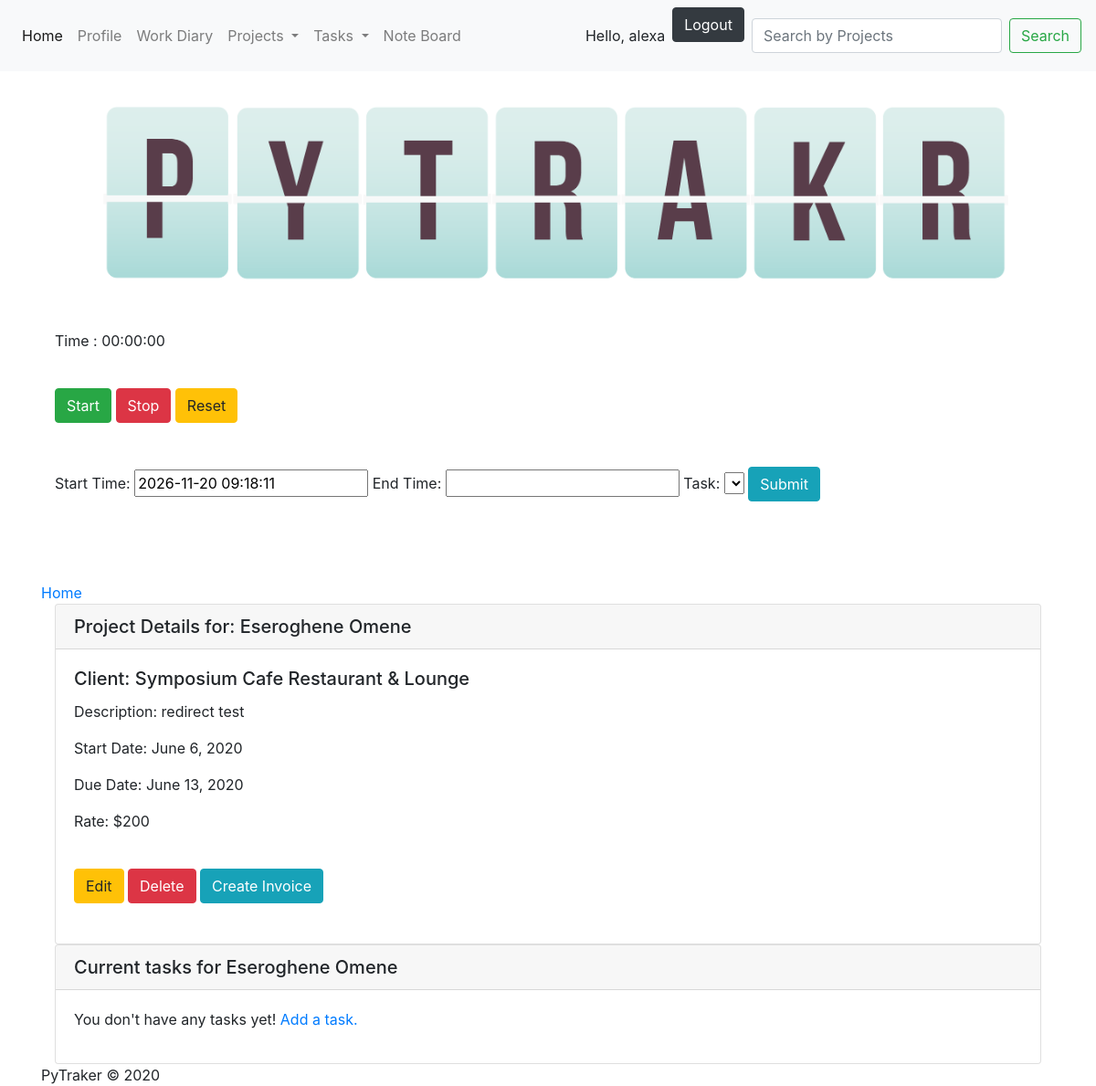
The app's page /PyTraker/details_project/8 (signed in), older data.
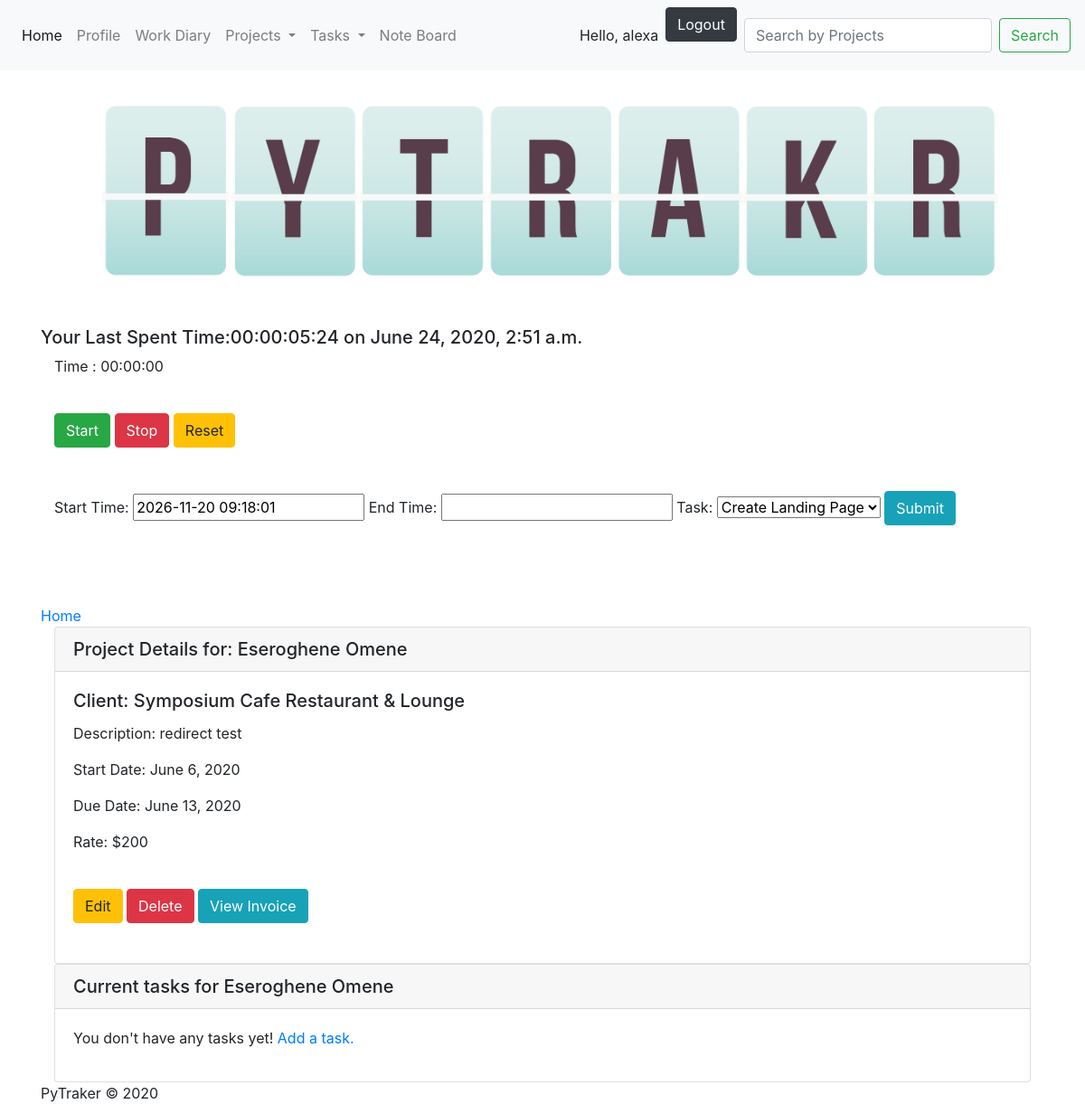
The same page, newer data.
### PyTraker/models.py (models this page shows)
class Timers(models.Model):
    startTime = models.DateTimeField()
    endTime = models.DateTimeField()
    totaltime = models.CharField(max_length=100,default="0")
    projectID = models.ForeignKey(Projects, on_delete=models.CASCADE,default='1')
    task = models.ForeignKey(Tasks, on_delete=models.CASCADE, default='4')

### PyTraker/views.py (the view, shortened to what this page needs)
# urls.py: path("PyTraker/details_project/<int:pk>", views.details_project, name="details_project"),
@login_required
def details_project(request, pk):
    project = get_object_or_404(Projects, pk=pk)
    date = datetime.now()
    timer = Timers.objects.filter(projectID=pk)
    task = Tasks.objects.filter(projectID=pk)
    tasks = Tasks.objects.filter(projectID_id=project.pk)
    try:
        invoice = Invoices.objects.get(projectID_id=pk)
    except Invoices.DoesNotExist:
        invoice = 'false'
    context = {
        'project':project,
        'time':defaultfilters.date(date, "h:i:s "),
        'stime':defaultfilters.date(date,'Y-m-d h:i:s'),
        'spentdate':defaultfilters.date(date,'Y-m-d'),
        'daylight':defaultfilters.date(date,''),
        'timer':timer,
        'task':task,
        'invoice':invoice
    }
    return render(request, 'PyTraker/details_project.html', context)

### PyTraker/models.py (called while the page is built)
    def __str__(self):
        return self.name

### PyTraker/templates/PyTraker/details_project.html (shortened to what this page needs)
{% extends "PyTraker/header.html" %}
{% block content %}
{% for time in timer %}
<h5>Your Last Spent Time:{{time.totaltime }} on {{ time.startTime }}</h5>
{% endfor %}
<div class="container">
    <section id="stopWatch"> <p id="timer"> Time : 00:00:00 </p>
        <button id="start" class="btn btn-success" onclick="start()"> Start </button>
        <button id="stop" class="btn btn-danger" onclick="stop()"> Stop </button>
        <button id="reset" class="btn btn-warning" onclick="reset()"> Reset </button>
    </section>
    <form method="post" action="">
        <label>Start Time:</label>
        <input type="text" value="{{ stime }}" id="stime" name="stime"/>
        <label>End Time:</label>
        <input type="text" value="" id="stoptime" name="stoptime" />
        <label>Task:</label>
        <select name="task">
            {% for t in task %}
            <option value="{{ t.id }}" name="task">{{ t.name }}</option>
            {% endfor %}
        </select>
        <input type="submit" value="Submit" class="btn btn-info" name="submit" />
    </form>
</div>
    <br><br>
        <a href="/PyTraker/index">Home</a>
<div class="container">
<div class="card">
  <h5 class="card-header">Project Details for: {{ project.name }}</h5>
  <div class="card-body">
    <h5 class="card-title">Client: {{ project.clientID }}</h5>
    <p class="card-text">Description: {{ project.description }}</p>
          <p class="card-text">Start Date: {{ project.startDate.date }}</p>
          <p class="card-text">Due Date: {{ project.dueDate.date }}</p>
          <p class="card-text">Rate: ${{ project.payRate }}</p>
    <a href="/PyTraker/edit_project/{{ project.id }}" class="btn btn-warning">Edit</a>
    <a href="/PyTraker/delete_project/{{ project.id }}"  class="btn btn-danger"  id ='{{project.id}}'>Delete</a>
      {% if invoice == 'false' %}
      <a href="/PyTraker/new_invoice/{{ project.id }}" class="btn btn-info">Create Invoice</a>
      {% else %}
      <a href="/PyTraker/invoice/{{ project.id }}" class="btn btn-info">View Invoice</a>
    {% endif %}
  </div>
</div>
    <div class="card">
        <h5 class="card-header">Current tasks for {{ project.name }}</h5>
        <div class="card-body">
        {% if tasks %}
            <div class="list-group list-group-flush">
        {% for tasks in tasks %}
        <p class="list-group-item list-group-item-action"><a href="/PyTraker/task_detail/{{ tasks.id }}" class="d-inline-flex p-2">{{ tasks.name }}</a>
            <span><a href="/PyTraker/change_status/{{ tasks.id }}" class="d-inline-flex p-2 btn btn-success btn-circle float-right">&check;</a></span></p>
        {% endfor %}
        </div>
        {% else %}
            <p>You don't have any tasks yet! <a href="/PyTraker/new_task">Add a task.</a></p>
        {% endif %}
        </div>
    </div>
</div>
{% endblock %}

Row changes from the older to the newer data that the page shows:
added Timers: totaltime "00:00:05:24", startTime "June 24, 2020, 2:51 a.m."
Text that changed along with them:
form field stime: "2026-11-20 09:18:11" → "2026-11-20 09:18:01"
form field task: (not shown) → "Create Landing Page"
text no longer shown: "Create Invoice"
text now shown: "View Invoice"
